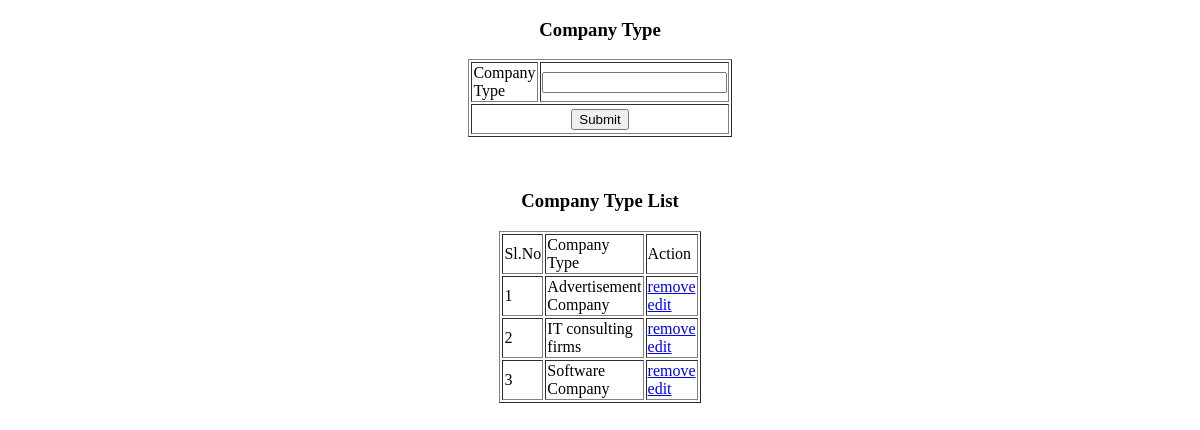
Before: /Project/Admin/companytype.php with the older database file.
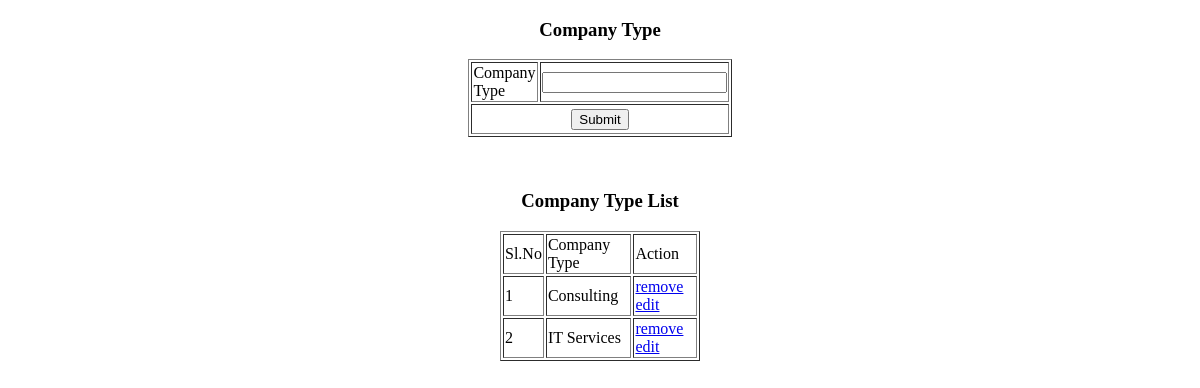
After: the same page with the newer database file.
### tables this page shows
CREATE TABLE `tbl_companytype` (
  `companytype_id` int(11) NOT NULL,
  `companytype_name` varchar(30) NOT NULL,
  `companytype_status` int(11) NOT NULL DEFAULT 0
);

### Project/Admin/companytype.php (the view, shortened to what this page needs)
<?php
include("../Assets/Connection/Connection.php");
$companytypename = "";
	?>
<!DOCTYPE html PUBLIC "-//W3C//DTD XHTML 1.0 Transitional//EN" "http://www.w3.org/TR/xhtml1/DTD/xhtml1-transitional.dtd">
<html xmlns="http://www.w3.org/1999/xhtml">
<head>
</head>
<body>
<form id="form1" name="form1" method="post" action="">
<div align="center"><h3>Company Type </h3>
<table width="200" border="1">
  <tr>
    <td>Company Type</td>
    <td><label for="txt_companytype"></label>
      <input type="text" name="txt_companytype" id="txt_companytype" value = "<?php  echo $companytypename?>"/>
    </td>
  </tr>
  <tr>
    <td height="26" colspan="2"><div align="center">
      <input type="submit" name="btn_submit" id="btn_submit" value="Submit"/>
    </div></td>
    </tr>
</table>
<p>&nbsp;</p>
<h3>Company Type List</h3>
<table width="200" border="1">
  <tr>
    <td>Sl.No</td>
    <td>Company Type</td>
    <td>Action</td>
  </tr>
  <?php
   $i=0;
   $selQry="select * from tbl_companytype where companytype_status=0 ORDER BY
   companytype_name ASC";
   $row=$Con->query($selQry);
   while($data=$row->fetch_assoc())
   {
	   $i++;
  ?>
  <tr>
    <td><?php echo $i ?></td>
    <td><?php echo $data['companytype_name']?></td>
    <td>
     <a href = "Companytype.php?rid=<?php echo $data['companytype_id']?>">remove
     </a>
     <a href = "Companytype.php?eid=<?php echo $data['companytype_id']?>">edit
     </a>
    </td>
  </tr>
   <?php
   }
  ?>
</table>
</div>
</form>
</body>
</html>

Changed rows visible on the page:
removed tbl_companytype: companytype_name "Advertisement Company"
removed tbl_companytype: companytype_name "IT consulting firms"
changed tbl_companytype: companytype_name "Software Company" → "Consulting"
added tbl_companytype: companytype_name "IT Services"
